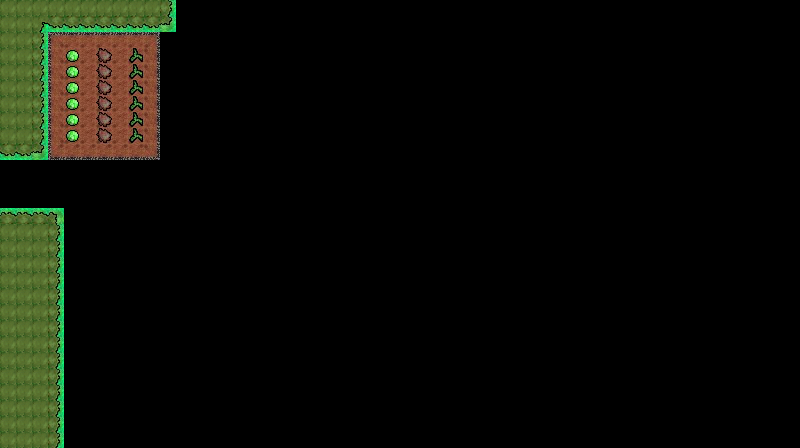

Below is a game level as drawn by its tile map, then a one-line description and the .tmx file that defines it, in full:
An orthogonal 50x28 tile map with 16x16 px tiles, 1 tile layer (blocks), 3 tilesets and 1 object (0).

<map version="1.10" tiledversion="1.10.2" orientation="orthogonal" renderorder="right-down" width="50" height="28" tilewidth="16" tileheight="16" infinite="0" nextlayerid="3" nextobjectid="3">
 <tileset firstgid="1" source="Tileset0.tsx" />
 <tileset firstgid="10" source="bush.tsx" />
 <tileset firstgid="11" source="bushcorner.tsx" />
 <layer id="1" name="blocks" width="50" height="28">
  <data encoding="csv">
10,10,10,10,10,10,10,10,10,10,2,0,0,0,0,0,0,0,0,0,0,0,0,0,0,0,0,0,0,0,0,0,0,0,0,0,0,0,0,0,0,0,0,0,0,0,0,0,0,0,
10,10,11,2684354562,2684354562,2684354562,2684354562,2684354562,2684354562,2684354562,3,0,0,0,0,0,0,0,0,0,0,0,0,0,0,0,0,0,0,0,0,0,0,0,0,0,0,0,0,0,0,0,0,0,0,0,0,0,0,0,
10,10,2,1610612742,5,5,5,5,5,6,0,0,0,0,0,0,0,0,0,0,0,0,0,0,0,0,0,0,0,0,0,0,0,0,0,0,0,0,0,0,0,0,0,0,0,0,0,0,0,0,
10,10,2,1610612741,8,4,7,4,9,2684354565,0,0,0,0,0,0,0,0,0,0,0,0,0,0,0,0,0,0,0,0,0,0,0,0,0,0,0,0,0,0,0,0,0,0,0,0,0,0,0,0,
10,10,2,1610612741,8,4,7,4,9,2684354565,0,0,0,0,0,0,0,0,0,0,0,0,0,0,0,0,0,0,0,0,0,0,0,0,0,0,0,0,0,0,0,0,0,0,0,0,0,0,0,0,
10,10,2,1610612741,8,4,7,4,9,2684354565,0,0,0,0,0,0,0,0,0,0,0,0,0,0,0,0,0,0,0,0,0,0,0,0,0,0,0,0,0,0,0,0,0,0,0,0,0,0,0,0,
10,10,2,1610612741,8,4,7,4,9,2684354565,0,0,0,0,0,0,0,0,0,0,0,0,0,0,0,0,0,0,0,0,0,0,0,0,0,0,0,0,0,0,0,0,0,0,0,0,0,0,0,0,
10,10,2,1610612741,8,4,7,4,9,2684354565,0,0,0,0,0,0,0,0,0,0,0,0,0,0,0,0,0,0,0,0,0,0,0,0,0,0,0,0,0,0,0,0,0,0,0,0,0,0,0,0,
10,10,2,1610612741,8,4,7,4,9,2684354565,0,0,0,0,0,0,0,0,0,0,0,0,0,0,0,0,0,0,0,0,0,0,0,0,0,0,0,0,0,0,0,0,0,0,0,0,0,0,0,0,
2684354562,2684354562,3,3221225478,3221225477,3221225477,3221225477,3221225477,3221225477,2684354566,0,0,0,0,0,0,0,0,0,0,0,0,0,0,0,0,0,0,0,0,0,0,0,0,0,0,0,0,0,0,0,0,0,0,0,0,0,0,0,0,
0,0,0,0,0,0,0,0,0,0,0,0,0,0,0,0,0,0,0,0,0,0,0,0,0,0,0,0,0,0,0,0,0,0,0,0,0,0,0,0,0,0,0,0,0,0,0,0,0,0,
0,0,0,0,0,0,0,0,0,0,0,0,0,0,0,0,0,0,0,0,0,0,0,0,0,0,0,0,0,0,0,0,0,0,0,0,0,0,0,0,0,0,0,0,0,0,0,0,0,0,
0,0,0,0,0,0,0,0,0,0,0,0,0,0,0,0,0,0,0,0,0,0,0,0,0,0,0,0,0,0,0,0,0,0,0,0,0,0,0,0,0,0,0,0,0,0,0,0,0,0,
1610612738,1610612738,1610612738,1610612739,0,0,0,0,0,0,0,0,0,0,0,0,0,0,0,0,0,0,0,0,0,0,0,0,0,0,0,0,0,0,0,0,0,0,0,0,0,0,0,0,0,0,0,0,0,0,
10,10,10,2,0,0,0,0,0,0,0,0,0,0,0,0,0,0,0,0,0,0,0,0,0,0,0,0,0,0,0,0,0,0,0,0,0,0,0,0,0,0,0,0,0,0,0,0,0,0,
10,10,10,2,0,0,0,0,0,0,0,0,0,0,0,0,0,0,0,0,0,0,0,0,0,0,0,0,0,0,0,0,0,0,0,0,0,0,0,0,0,0,0,0,0,0,0,0,0,0,
10,10,10,2,0,0,0,0,0,0,0,0,0,0,0,0,0,0,0,0,0,0,0,0,0,0,0,0,0,0,0,0,0,0,0,0,0,0,0,0,0,0,0,0,0,0,0,0,0,0,
10,10,10,2,0,0,0,0,0,0,0,0,0,0,0,0,0,0,0,0,0,0,0,0,0,0,0,0,0,0,0,0,0,0,0,0,0,0,0,0,0,0,0,0,0,0,0,0,0,0,
10,10,10,2,0,0,0,0,0,0,0,0,0,0,0,0,0,0,0,0,0,0,0,0,0,0,0,0,0,0,0,0,0,0,0,0,0,0,0,0,0,0,0,0,0,0,0,0,0,0,
10,10,10,2,0,0,0,0,0,0,0,0,0,0,0,0,0,0,0,0,0,0,0,0,0,0,0,0,0,0,0,0,0,0,0,0,0,0,0,0,0,0,0,0,0,0,0,0,0,0,
10,10,10,2,0,0,0,0,0,0,0,0,0,0,0,0,0,0,0,0,0,0,0,0,0,0,0,0,0,0,0,0,0,0,0,0,0,0,0,0,0,0,0,0,0,0,0,0,0,0,
10,10,10,2,0,0,0,0,0,0,0,0,0,0,0,0,0,0,0,0,0,0,0,0,0,0,0,0,0,0,0,0,0,0,0,0,0,0,0,0,0,0,0,0,0,0,0,0,0,0,
10,10,10,2,0,0,0,0,0,0,0,0,0,0,0,0,0,0,0,0,0,0,0,0,0,0,0,0,0,0,0,0,0,0,0,0,0,0,0,0,0,0,0,0,0,0,0,0,0,0,
10,10,10,2,0,0,0,0,0,0,0,0,0,0,0,0,0,0,0,0,0,0,0,0,0,0,0,0,0,0,0,0,0,0,0,0,0,0,0,0,0,0,0,0,0,0,0,0,0,0,
10,10,10,2,0,0,0,0,0,0,0,0,0,0,0,0,0,0,0,0,0,0,0,0,0,0,0,0,0,0,0,0,0,0,0,0,0,0,0,0,0,0,0,0,0,0,0,0,0,0,
10,10,10,2,0,0,0,0,0,0,0,0,0,0,0,0,0,0,0,0,0,0,0,0,0,0,0,0,0,0,0,0,0,0,0,0,0,0,0,0,0,0,0,0,0,0,0,0,0,0,
10,10,10,2,0,0,0,0,0,0,0,0,0,0,0,0,0,0,0,0,0,0,0,0,0,0,0,0,0,0,0,0,0,0,0,0,0,0,0,0,0,0,0,0,0,0,0,0,0,0,
10,10,10,2,0,0,0,0,0,0,0,0,0,0,0,0,0,0,0,0,0,0,0,0,0,0,0,0,0,0,0,0,0,0,0,0,0,0,0,0,0,0,0,0,0,0,0,0,0,0
</data>
 </layer>
 <objectgroup id="2" name="entries">
  <object id="2" name="0" x="7.90909" y="184.273">
   <point />
  </object>
 </objectgroup>
</map>